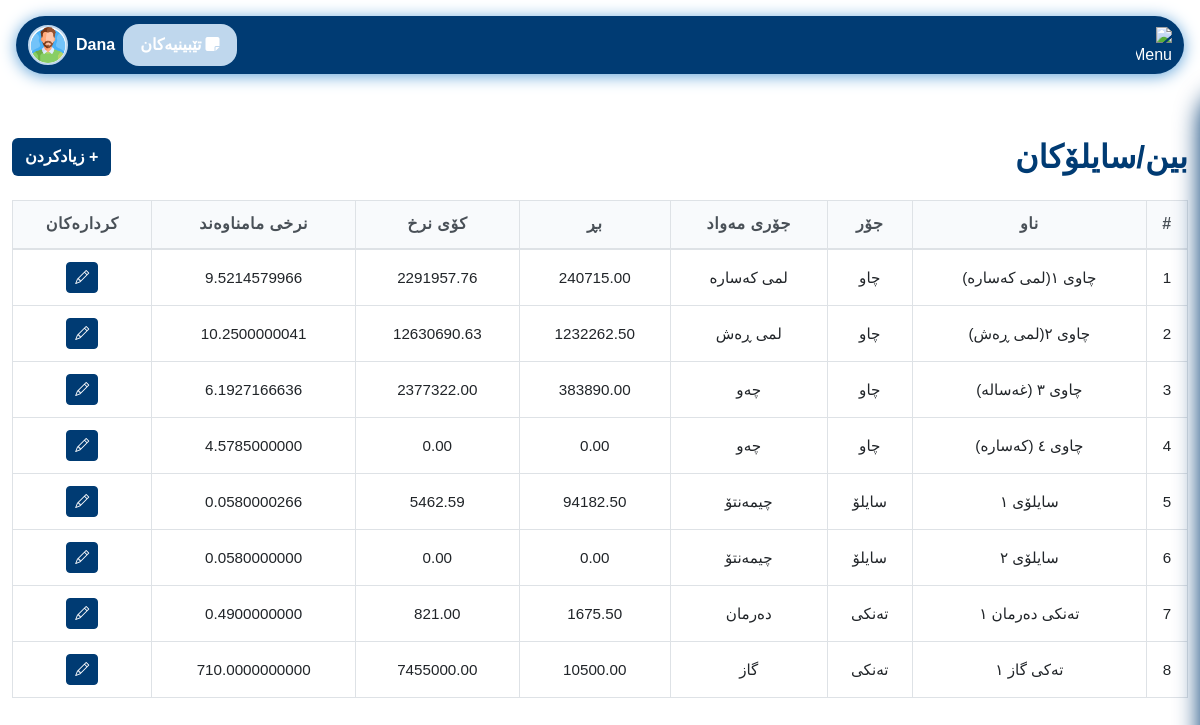
The app's page /pages/bins_silos.php (signed in), older data.
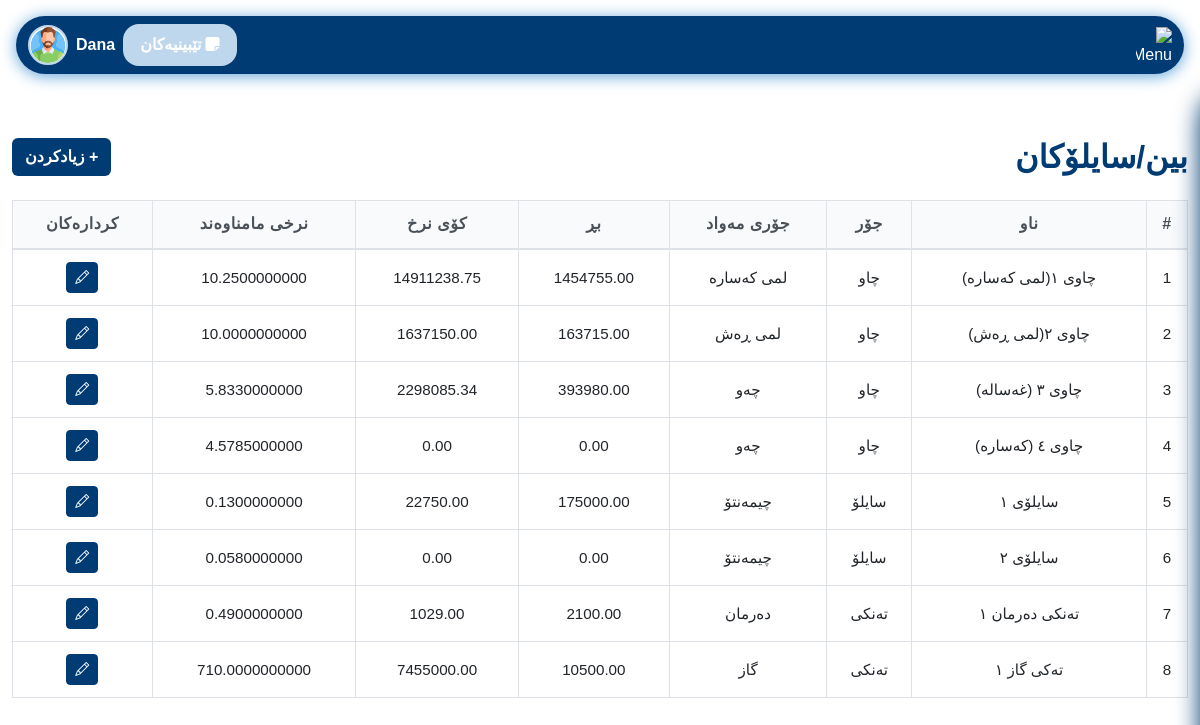
The same page, newer data.
### tables this page shows
CREATE TABLE `bins_silos` (
  `id` int NOT NULL AUTO_INCREMENT,
  `name` varchar(50) DEFAULT NULL,
  `type` enum('چاو','سایلۆ','تەنکی','عەمبار') DEFAULT NULL,
  `material_type` varchar(50) DEFAULT NULL,
  `amount` decimal(10,2) DEFAULT '0.00',
  `total_value` decimal(12,2) DEFAULT '0.00',
  `average_price` decimal(15,10) DEFAULT NULL,
  PRIMARY KEY (`id`)
);

### config/permissions.php (called while the page is built, shortened)
<?php
function hasPermission($perm) {
    global $pdo;
    $role = $_SESSION['role'];
    if ($role === 'admin') return true;
    $stmt = $pdo->prepare('SELECT COUNT(*) FROM role_permissions rp JOIN permissions p ON rp.permission_id = p.id WHERE rp.role = ? AND p.name = ?');
    $stmt->execute([$role, $perm]);
    $result = $stmt->fetchColumn();
    return $result > 0;
}

### pages/bins_silos.php (the view, shortened to what this page needs)
<?php
require_once '../config/db_conected.php';
require_once '../config/permissions.php';
$bins = $pdo->query("SELECT * FROM bins_silos")->fetchAll(PDO::FETCH_ASSOC);
?>
<!DOCTYPE html>
<html lang="ku">
<head>
    <link href="https://cdn.jsdelivr.net/npm/bootstrap@5.3.0/dist/css/bootstrap.rtl.min.css" rel="stylesheet">
    <link href="../assets/css/login.css" rel="stylesheet">
    <link href="../assets/css/variables.css" rel="stylesheet">
    <link href="../assets/css/nav.css" rel="stylesheet">
    <link href="../assets/css/comon/table.css" rel="stylesheet">
    <link href="../assets/css/comon/style.css" rel="stylesheet">
    <link href="../assets/css/comon/select2_design.css" rel="stylesheet">
    <link rel="stylesheet" href="https://cdn.jsdelivr.net/npm/select2-bootstrap-5-theme@1.3.0/dist/select2-bootstrap-5-theme.rtl.min.css" />
    <link rel="stylesheet" href="https://cdnjs.cloudflare.com/ajax/libs/font-awesome/6.4.2/css/all.min.css">
    <link href="../assets/css/kurdish-font.css" rel="stylesheet">
</head>
<body dir="rtl">
<?php include '../includes/navbar.php'; ?>
<div class="container-fluid py-5">
    <div class="d-flex justify-content-between align-items-center mb-4">
        <h2 class="mb-0" style="color: var(--seafoam-green); font-weight: bold;">بین/سایلۆکان</h2>
        <?php if (hasPermission('add_material')): ?>
        <button class="btn" data-bs-toggle="modal" data-bs-target="#addBinModal" style="background: var(--seafoam-green); color:white; font-weight: bold;">+ زیادکردن</button>
        <?php endif; ?>
    </div>
    <div class="table-responsive">
        <table class="table table-bordered table-hover align-middle text-center" id="binsTable">
            <thead style="background: var(--kelly-green); color: var(--seafoam-green);">
                <tr>
                    <th>#</th>
                    <th>ناو</th>
                    <th>جۆر</th>
                    <th>جۆری مەواد</th>
                    <th>بڕ</th>
                    <th>کۆی نرخ</th>
                    <th>نرخی مامناوەند</th>
                    <th>کردارەکان</th>
                </tr>
            </thead>
            <tbody>
                <?php if (count($bins) === 0): ?>
                <tr>
                    <td colspan="8">هیچ داتایەک نییە</td>
                </tr>
                <?php else: ?>
                    <?php foreach ($bins as $i => $bin): ?>
                    <tr>
                        <td><?= $i+1 ?></td>
                        <td><?= htmlspecialchars($bin['name']) ?></td>
                        <td><?= htmlspecialchars($bin['type']) ?></td>
                        <td><?= htmlspecialchars($bin['material_type']) ?></td>
                        <td><?= htmlspecialchars($bin['amount']) ?></td>
                        <td><?= htmlspecialchars($bin['total_value']) ?></td>
                        <td><?= htmlspecialchars($bin['average_price']) ?></td>
                        <td>
                            <?php if (hasPermission('edit_material')): ?>
                            <button class="btn btn-sm btn-primary edit-btn" data-id="<?= $bin['id'] ?>" data-name="<?= htmlspecialchars($bin['name']) ?>" data-type="<?= htmlspecialchars($bin['type']) ?>" data-material_type="<?= htmlspecialchars($bin['material_type']) ?>" data-amount="<?= htmlspecialchars($bin['amount']) ?>" data-total_value="<?= htmlspecialchars($bin['total_value']) ?>" data-average_price="<?= htmlspecialchars($bin['average_price']) ?>" aria-label="نوێکردنەوە"><i class="bi bi-pencil"></i></button>
                            <?php endif; ?>
                        </td>
                    </tr>
                    <?php endforeach; ?>
                <?php endif; ?>
            </tbody>
        </table>
    </div>
</div>
</body>
</html>

### includes/navbar.php (shortened to what this page needs)
<?php require_once '../config/permissions.php'; ?>
<link href="../assets/css/variables.css" rel="stylesheet">
<link rel="stylesheet" href="https://cdn.jsdelivr.net/npm/bootstrap-icons@1.13.1/font/bootstrap-icons.min.css">
<link rel="stylesheet" href="https://cdnjs.cloudflare.com/ajax/libs/font-awesome/6.4.2/css/all.min.css">
<link href="../assets/css/nav.css" rel="stylesheet">
<link href="../assets/css/sidebar.css" rel="stylesheet">
<nav class="navbar navbar-expand-lg sticky-top" style="background: var(--seafoam-green); border-radius: 2rem; box-shadow: 0 2px 16px 0 var(--spearmint, #94c973); margin: 1rem;">
  <div class="container-fluid d-flex align-items-center justify-content-between">
    <div class="d-flex align-items-center gap-3">
      <img src="../assets/images/menu.svg" alt="Menu" style="height: 36px; width: 36px; color: white;" />
    </div>
    <div class="flex-grow-1 d-flex justify-content-end align-items-center gap-2 position-relative" id="userDropdownContainer">
      <?php if (hasPermission('view_notes')): ?>
        <a href="../pages/notes.php" class="btn position-relative" style="background: var(--kelly-green); color:white; font-weight: bold; border-radius: 1rem; padding: 0.5rem 1rem;">
          <i class="fas fa-sticky-note me-1"></i>تێبینیەکان
        </a>
      <?php endif; ?>
      <span style="color: #fff; font-weight: bold; font-size: 1rem; cursor: pointer;" id="userDropdownToggle">
            <?php echo $_SESSION['username'] ?? 'User'; ?>
          </span>
      <img src="../assets/images/user.png" alt="User" style="width: 40px; height: 40px; border-radius: 50%; object-fit: cover; background: #fff; border: 2px solid var(--kelly-green); cursor: pointer;" id="userDropdownImg" />
    </div>
  </div>
</nav>

### assets/css/login.css (style rules this page uses)
body, input, button, label, h1, h2, h3, h4, h5, h6 { font-family: 'Rabar_021', sans-serif !important; }

### assets/css/variables.css (style rules this page uses)
:root { --lime-green: #0074b7; --kelly-green: #bfd7ed; --seafoam-green: #003b73; --spearmint: #60a3d9; --warning: #ffc107; }
.btn-primary { background-color: var(--seafoam-green) !important; border-color: var(--seafoam-green) !important; }

### assets/css/comon/table.css (style rules this page uses)
:root { --primary-blue: #3b82f6; --secondary-purple: #8b5cf6; --accent-orange: #f59e0b; --neutral-gray: #6b7280; --light-gray: #f8fafc; --ultra-light-gray: #f1f5f9; --white: #ffffff; --dark-text: #1e293b; --light-text: #64748b; --border-color: #e2e8f0; --shadow-light: rgba(15, 23, 42, 0.08); --shadow-medium: rgba(15, 23, 42, 0.12); --shadow-dark: rgba(15, 23, 42, 0.20); --border-radius: 12px; --border-radius-sm: 8px; --transition: all 0.2s cubic-bezier(0.4, 0, 0.2, 1); }
.table { width: 100%; border-collapse: collapse; font-family: 'Rabar_021', sans-serif; font-size: 0.95rem; line-height: 1.4; background: var(--white); }
.table thead { background: var(--light-gray); position: sticky; top: 0; z-index: 10; }
.table thead th { background-color: var(--light-gray); border-bottom: 2px solid #dee2e6; font-weight: 600; color: #495057; padding: 12px 8px; text-align: center; vertical-align: middle; font-size: 1rem; letter-spacing: 0.5px; position: relative; }
.table tbody tr { transition: var(--transition); border-bottom: 1px solid #dee2e6; }
.table tbody td { padding: 12px 8px; vertical-align: middle; border-bottom: 1px solid #dee2e6; }
.table td, .table th { padding: 12px 8px; text-align: center; vertical-align: middle; word-wrap: break-word; white-space: nowrap; overflow: hidden; text-overflow: ellipsis; }
.table-responsive { overflow-x: auto; -webkit-overflow-scrolling: touch; scrollbar-width: thin; scrollbar-color: var(--primary-green) var(--ultra-light-green); }

### assets/css/comon/style.css (style rules this page uses)
html { scrollbar-color: #003b73 #f1f1f1; scrollbar-width: thin; }

Row changes from the older to the newer data that the page shows:
changed bins_silos "چاوی ١(لمی کەسارە)": amount "240715.00" → "1454755.00"; total_value "2291957.76" → "14911238.75"; average_price "9.5214579966" → "10.2500000000"
changed bins_silos "چاوی ٢(لمی ڕەش)": amount "1232262.50" → "163715.00"; total_value "12630690.63" → "1637150.00"; average_price "10.2500000041" → "10.0000000000"
changed bins_silos "چاوی ٣ (غەسالە)": amount "383890.00" → "393980.00"; total_value "2377322.00" → "2298085.34"; average_price "6.1927166636" → "5.8330000000"
changed bins_silos "سایلۆی ١": amount "94182.50" → "175000.00"; total_value "5462.59" → "22750.00"; average_price "0.0580000266" → "0.1300000000"
changed bins_silos "تەنکی دەرمان ١": amount "1675.50" → "2100.00"; total_value "821.00" → "1029.00"
